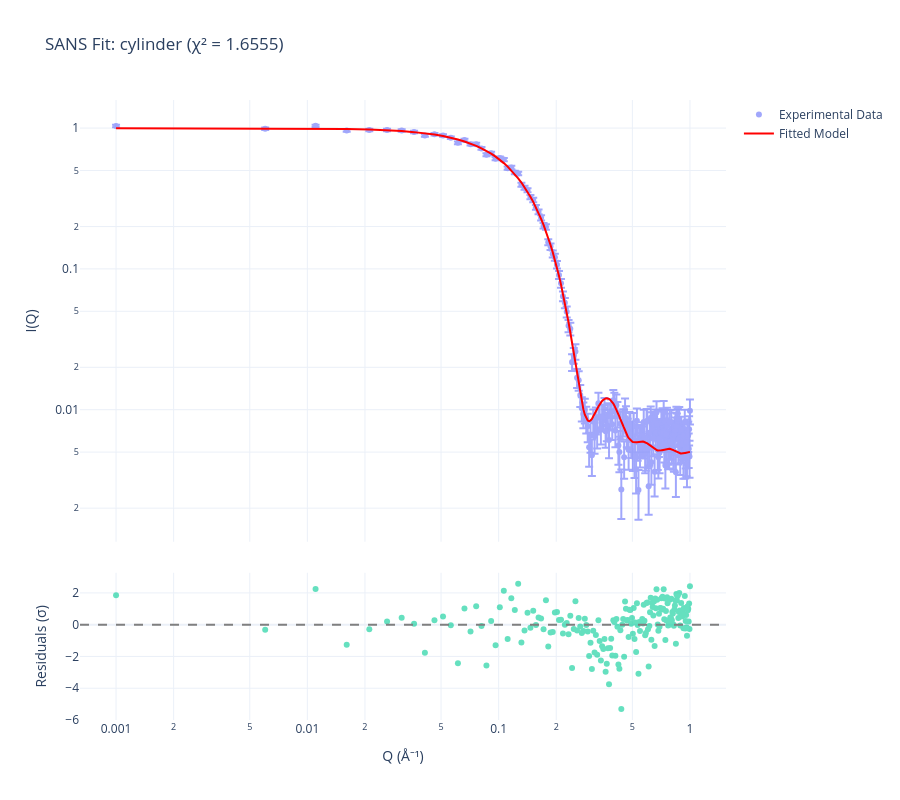

This figure's notebook cell:
### Markdown cell above
## 7. Visualize the results

### Code cell
# Plot data vs fitted model with residuals
fitter.plot_results(show_residuals=True, log_scale=True)

### Figure 1 — Plotly figure (JSON) as saved in the notebook; plotly's stock layout.template omitted (floating-point values rounded to 4 significant figures; data arrays with more than 128 entries replaced by an {"elided": "..."} marker saying what was removed)
{"data": [{"error_y": {"array": {"elided": "200 float values"}, "type": "data", "visible": true}, "marker": {"size": 6}, "mode": "markers", "name": "Experimental Data", "opacity": 0.6, "type": "scatter", "x": {"elided": "200 float values"}, "xaxis": "x", "y": {"elided": "200 float values"}, "yaxis": "y"}, {"line": {"color": "red", "width": 2}, "mode": "lines", "name": "Fitted Model", "type": "scatter", "x": {"elided": "200 float values"}, "xaxis": "x", "y": {"elided": "200 float values"}, "yaxis": "y"}, {"marker": {"size": 6}, "mode": "markers", "name": "Residuals", "opacity": 0.6, "showlegend": false, "type": "scatter", "x": {"elided": "200 float values"}, "xaxis": "x2", "y": {"elided": "200 float values"}, "yaxis": "y2"}], "layout": {"height": 800, "shapes": [{"line": {"color": "gray", "dash": "dash"}, "type": "line", "x0": 0, "x1": 1, "xref": "x2 domain", "y0": 0, "y1": 0, "yref": "y2"}], "title": {"text": "SANS Fit: cylinder (χ² = 1.6555)"}, "width": 900, "xaxis": {"anchor": "y", "domain": [0, 1], "matches": "x2", "showticklabels": false, "type": "log"}, "xaxis2": {"anchor": "y2", "domain": [0, 1], "title": {"text": "Q (Å⁻¹)"}, "type": "log"}, "yaxis": {"anchor": "x", "domain": [0.2875, 1.0], "title": {"text": "I(Q)"}, "type": "log"}, "yaxis2": {"anchor": "x2", "domain": [0, 0.2375], "title": {"text": "Residuals (σ)"}}}}
